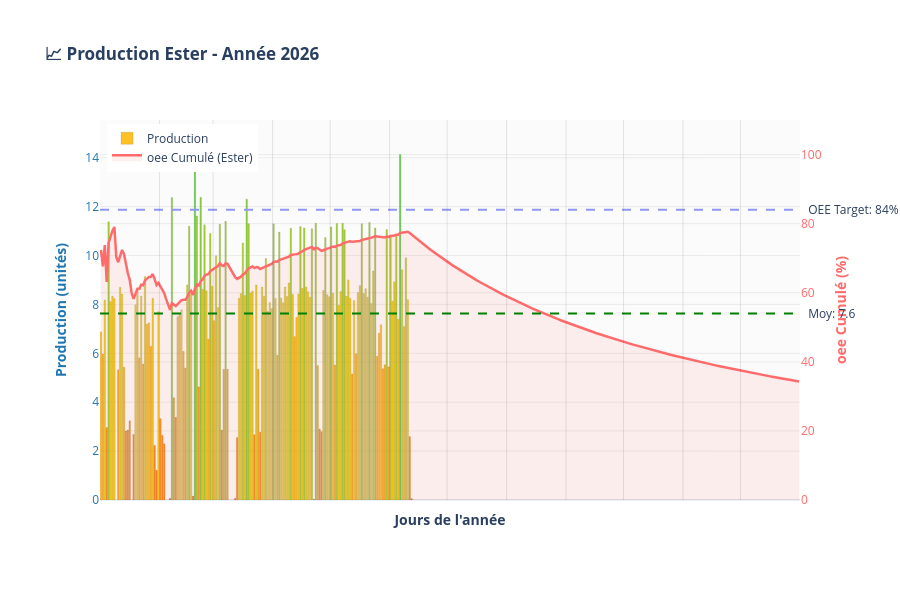

Notebook source saved alongside this figure:
### Code cell
dashboard.plot_histogramme_annee_complet(annea=2026, nom_produit='Ester', std=2)

### Figure 1 — Plotly figure (JSON) as saved in the notebook; plotly's stock layout.template omitted (floating-point values rounded to 4 significant figures; data arrays with more than 128 entries replaced by an {"elided": "..."} marker saying what was removed)
{"data": [{"hovertemplate": "<b>%{x}</b><br>Prod: %{y:.1f}<extra></extra>", "marker": {"color": {"elided": "365 str values"}, "line": {"color": "rgba(0,0,0,0.2)", "width": 0.5}}, "name": "Production", "showlegend": true, "type": "bar", "x": {"elided": "365 str values"}, "y": {"elided": "365 float values"}, "yaxis": "y"}, {"fill": "tozeroy", "fillcolor": "rgba(255, 107, 107, 0.1)", "hovertemplate": "<b>%{x}</b><br>oee Cumul: %{y:.1f}%<extra></extra>", "line": {"color": "#FF6B6B", "width": 2.5}, "mode": "lines", "name": "oee Cumulé (Ester)", "type": "scatter", "x": {"elided": "365 str values"}, "y": {"elided": "365 float values"}, "yaxis": "y2"}], "layout": {"annotations": [{"showarrow": false, "text": "  Moy: 7.6", "x": 1, "xanchor": "left", "xref": "x domain", "y": 7.627, "yanchor": "middle", "yref": "y"}, {"showarrow": false, "text": "  OEE Target: 84%", "x": 1, "xanchor": "left", "xref": "x domain", "y": 84, "yanchor": "middle", "yref": "y2"}], "height": 600, "hovermode": "x unified", "legend": {"x": 0.01, "y": 0.99}, "margin": {"b": 100, "l": 100, "r": 100, "t": 120}, "plot_bgcolor": "rgba(240, 240, 240, 0.3)", "shapes": [{"line": {"color": "green", "dash": "dash", "width": 2}, "type": "line", "x0": 0, "x1": 1, "xref": "x domain", "y0": 7.627, "y1": 7.627, "yref": "y"}, {"line": {"color": "#8f97F3", "dash": "dash", "width": 2}, "type": "line", "x0": 0, "x1": 1, "xref": "x domain", "y0": 84, "y1": 84, "yref": "y2"}, {"line": {"color": "rgba(0,0,0,0.1)", "dash": "solid", "width": 1}, "type": "line", "x0": 30.5, "x1": 30.5, "xref": "x", "y0": 0, "y1": 1, "yref": "y domain"}, {"line": {"color": "rgba(0,0,0,0.1)", "dash": "solid", "width": 1}, "type": "line", "x0": 58.5, "x1": 58.5, "xref": "x", "y0": 0, "y1": 1, "yref": "y domain"}, {"line": {"color": "rgba(0,0,0,0.1)", "dash": "solid", "width": 1}, "type": "line", "x0": 89.5, "x1": 89.5, "xref": "x", "y0": 0, "y1": 1, "yref": "y domain"}, {"line": {"color": "rgba(0,0,0,0.1)", "dash": "solid", "width": 1}, "type": "line", "x0": 119.5, "x1": 119.5, "xref": "x", "y0": 0, "y1": 1, "yref": "y domain"}, {"line": {"color": "rgba(0,0,0,0.1)", "dash": "solid", "width": 1}, "type": "line", "x0": 150.5, "x1": 150.5, "xref": "x", "y0": 0, "y1": 1, "yref": "y domain"}, {"line": {"color": "rgba(0,0,0,0.1)", "dash": "solid", "width": 1}, "type": "line", "x0": 180.5, "x1": 180.5, "xref": "x", "y0": 0, "y1": 1, "yref": "y domain"}, {"line": {"color": "rgba(0,0,0,0.1)", "dash": "solid", "width": 1}, "type": "line", "x0": 211.5, "x1": 211.5, "xref": "x", "y0": 0, "y1": 1, "yref": "y domain"}, {"line": {"color": "rgba(0,0,0,0.1)", "dash": "solid", "width": 1}, "type": "line", "x0": 242.5, "x1": 242.5, "xref": "x", "y0": 0, "y1": 1, "yref": "y domain"}, {"line": {"color": "rgba(0,0,0,0.1)", "dash": "solid", "width": 1}, "type": "line", "x0": 272.5, "x1": 272.5, "xref": "x", "y0": 0, "y1": 1, "yref": "y domain"}, {"line": {"color": "rgba(0,0,0,0.1)", "dash": "solid", "width": 1}, "type": "line", "x0": 303.5, "x1": 303.5, "xref": "x", "y0": 0, "y1": 1, "yref": "y domain"}, {"line": {"color": "rgba(0,0,0,0.1)", "dash": "solid", "width": 1}, "type": "line", "x0": 333.5, "x1": 333.5, "xref": "x", "y0": 0, "y1": 1, "yref": "y domain"}], "title": {"text": "<b>📈 Production Ester - Année 2026</b>"}, "xaxis": {"showgrid": false, "showticklabels": false, "title": {"text": "<b>Jours de l'année</b>"}}, "yaxis": {"gridcolor": "rgba(200, 200, 200, 0.3)", "gridwidth": 1, "range": [0, 15.54], "showgrid": true, "side": "left", "tickfont": {"color": "#1f77b4"}, "title": {"font": {"color": "#1f77b4"}, "text": "<b>Production (unités)</b>"}}, "yaxis2": {"gridcolor": "rgba(200, 200, 200, 0.3)", "gridwidth": 1, "overlaying": "y", "range": [0, 110], "showgrid": true, "side": "right", "tickfont": {"color": "#FF6B6B"}, "title": {"font": {"color": "#FF6B6B"}, "text": "<b>oee Cumulé (%)</b>"}}}}
